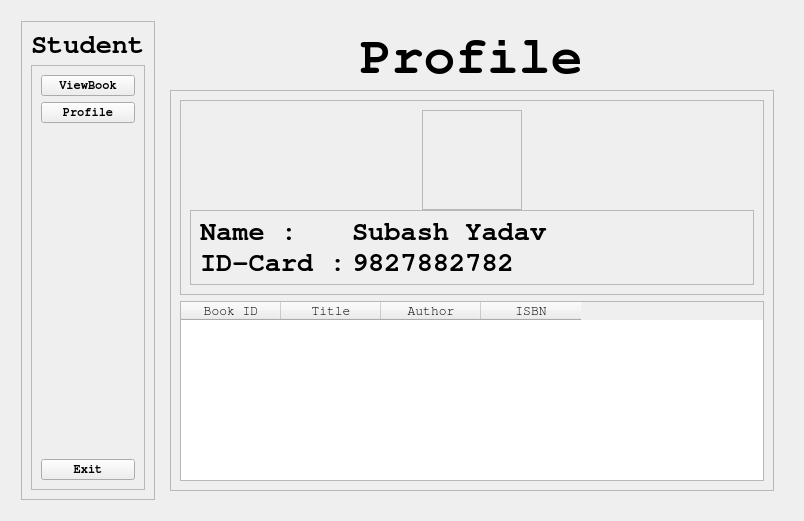
<?xml version="1.0" encoding="UTF-8"?>
<ui version="4.0">
 <class>Student</class>
 <widget class="QWidget" name="Student">
  <property name="enabled">
   <bool>true</bool>
  </property>
  <property name="geometry">
   <rect>
    <x>0</x>
    <y>0</y>
    <width>804</width>
    <height>521</height>
   </rect>
  </property>
  <property name="minimumSize">
   <size>
    <width>700</width>
    <height>500</height>
   </size>
  </property>
  <property name="windowTitle">
   <string>Form</string>
  </property>
  <layout class="QHBoxLayout" name="horizontalLayout_2">
   <item>
    <layout class="QHBoxLayout" name="horizontalLayout">
     <property name="sizeConstraint">
      <enum>QLayout::SetDefaultConstraint</enum>
     </property>
     <property name="leftMargin">
      <number>10</number>
     </property>
     <property name="topMargin">
      <number>10</number>
     </property>
     <property name="rightMargin">
      <number>10</number>
     </property>
     <property name="bottomMargin">
      <number>10</number>
     </property>
     <item>
      <widget class="QFrame" name="frame_2">
       <property name="frameShape">
        <enum>QFrame::StyledPanel</enum>
       </property>
       <property name="frameShadow">
        <enum>QFrame::Raised</enum>
       </property>
       <layout class="QVBoxLayout" name="verticalLayout">
        <item alignment="Qt::AlignHCenter|Qt::AlignTop">
         <widget class="QLabel" name="label_2">
          <property name="font">
           <font>
            <family>FreeMono</family>
            <pointsize>20</pointsize>
            <bold>true</bold>
           </font>
          </property>
          <property name="text">
           <string>Student</string>
          </property>
         </widget>
        </item>
        <item>
         <widget class="QFrame" name="frame_3">
          <property name="sizePolicy">
           <sizepolicy hsizetype="Preferred" vsizetype="Expanding">
            <horstretch>0</horstretch>
            <verstretch>0</verstretch>
           </sizepolicy>
          </property>
          <property name="font">
           <font>
            <family>FreeMono</family>
            <bold>true</bold>
           </font>
          </property>
          <property name="frameShape">
           <enum>QFrame::StyledPanel</enum>
          </property>
          <property name="frameShadow">
           <enum>QFrame::Raised</enum>
          </property>
          <layout class="QVBoxLayout" name="verticalLayout_3">
           <item>
            <widget class="QPushButton" name="ViewpushButton">
             <property name="text">
              <string>ViewBook</string>
             </property>
            </widget>
           </item>
           <item>
            <widget class="QPushButton" name="ProfilepushButton">
             <property name="text">
              <string>Profile</string>
             </property>
            </widget>
           </item>
           <item>
            <spacer name="verticalSpacer">
             <property name="orientation">
              <enum>Qt::Vertical</enum>
             </property>
             <property name="sizeHint" stdset="0">
              <size>
               <width>20</width>
               <height>40</height>
              </size>
             </property>
            </spacer>
           </item>
           <item>
            <widget class="QPushButton" name="Exit">
             <property name="text">
              <string>Exit</string>
             </property>
            </widget>
           </item>
          </layout>
         </widget>
        </item>
       </layout>
      </widget>
     </item>
     <item>
      <widget class="QStackedWidget" name="stackedWidget">
       <property name="currentIndex">
        <number>4</number>
       </property>
       <widget class="QWidget" name="ViewBookS">
        <layout class="QVBoxLayout" name="verticalLayout_2">
         <item alignment="Qt::AlignHCenter|Qt::AlignTop">
          <widget class="QLabel" name="label">
           <property name="font">
            <font>
             <family>FreeMono</family>
             <pointsize>30</pointsize>
             <bold>true</bold>
            </font>
           </property>
           <property name="text">
            <string>View Books Lists</string>
           </property>
          </widget>
         </item>
         <item>
          <widget class="QFrame" name="frame">
           <property name="sizePolicy">
            <sizepolicy hsizetype="Expanding" vsizetype="Expanding">
             <horstretch>0</horstretch>
             <verstretch>0</verstretch>
            </sizepolicy>
           </property>
           <property name="frameShape">
            <enum>QFrame::StyledPanel</enum>
           </property>
           <property name="frameShadow">
            <enum>QFrame::Raised</enum>
           </property>
           <layout class="QVBoxLayout" name="verticalLayout_9">
            <item>
             <widget class="QFrame" name="frame_15">
              <property name="minimumSize">
               <size>
                <width>0</width>
                <height>50</height>
               </size>
              </property>
              <property name="frameShape">
               <enum>QFrame::StyledPanel</enum>
              </property>
              <property name="frameShadow">
               <enum>QFrame::Raised</enum>
              </property>
              <layout class="QHBoxLayout" name="horizontalLayout_5">
               <item>
                <widget class="QLineEdit" name="SearchlineEdit">
                 <property name="placeholderText">
                  <string>Search</string>
                 </property>
                </widget>
               </item>
               <item>
                <widget class="QPushButton" name="SearchBookBtn">
                 <property name="text">
                  <string>Search</string>
                 </property>
                </widget>
               </item>
              </layout>
             </widget>
            </item>
            <item>
             <widget class="QTableWidget" name="bookTable">
              <column>
               <property name="text">
                <string>BookID</string>
               </property>
              </column>
              <column>
               <property name="text">
                <string>Title</string>
               </property>
              </column>
              <column>
               <property name="text">
                <string>Author</string>
               </property>
              </column>
              <column>
               <property name="text">
                <string>ISBN</string>
               </property>
              </column>
              <column>
               <property name="text">
                <string>Quantity</string>
               </property>
              </column>
              <column>
               <property name="text">
                <string>Available</string>
               </property>
              </column>
             </widget>
            </item>
           </layout>
          </widget>
         </item>
        </layout>
       </widget>
       <widget class="QWidget" name="SearchBookS">
        <layout class="QVBoxLayout" name="verticalLayout_5">
         <item alignment="Qt::AlignHCenter">
          <widget class="QLabel" name="label_3">
           <property name="font">
            <font>
             <family>FreeMono</family>
             <pointsize>40</pointsize>
             <bold>true</bold>
            </font>
           </property>
           <property name="text">
            <string>Search Book</string>
           </property>
          </widget>
         </item>
         <item>
          <widget class="QFrame" name="frame_5">
           <property name="sizePolicy">
            <sizepolicy hsizetype="Expanding" vsizetype="Expanding">
             <horstretch>0</horstretch>
             <verstretch>0</verstretch>
            </sizepolicy>
           </property>
           <property name="frameShape">
            <enum>QFrame::StyledPanel</enum>
           </property>
           <property name="frameShadow">
            <enum>QFrame::Raised</enum>
           </property>
           <widget class="QPushButton" name="pushButton">
            <property name="geometry">
             <rect>
              <x>470</x>
              <y>30</y>
              <width>82</width>
              <height>23</height>
             </rect>
            </property>
            <property name="font">
             <font>
              <family>FreeMono</family>
              <bold>true</bold>
             </font>
            </property>
            <property name="text">
             <string>Search</string>
            </property>
           </widget>
           <widget class="QLineEdit" name="lineEdit">
            <property name="geometry">
             <rect>
              <x>30</x>
              <y>30</y>
              <width>401</width>
              <height>23</height>
             </rect>
            </property>
            <property name="placeholderText">
             <string>Search</string>
            </property>
           </widget>
           <widget class="QFrame" name="frame_6">
            <property name="geometry">
             <rect>
              <x>30</x>
              <y>80</y>
              <width>541</width>
              <height>311</height>
             </rect>
            </property>
            <property name="font">
             <font>
              <family>FreeMono</family>
              <pointsize>15</pointsize>
              <bold>true</bold>
             </font>
            </property>
            <property name="frameShape">
             <enum>QFrame::StyledPanel</enum>
            </property>
            <property name="frameShadow">
             <enum>QFrame::Raised</enum>
            </property>
            <layout class="QFormLayout" name="formLayout_2">
             <item row="0" column="0">
              <widget class="QLabel" name="label_14">
               <property name="text">
                <string>BookID :</string>
               </property>
              </widget>
             </item>
             <item row="1" column="0">
              <widget class="QLabel" name="label_15">
               <property name="text">
                <string>Title :</string>
               </property>
              </widget>
             </item>
             <item row="3" column="0">
              <widget class="QLabel" name="label_16">
               <property name="text">
                <string>ISBN :</string>
               </property>
              </widget>
             </item>
             <item row="4" column="0">
              <widget class="QLabel" name="label_17">
               <property name="text">
                <string>Avalible :</string>
               </property>
              </widget>
             </item>
             <item row="0" column="1">
              <widget class="QLabel" name="label_18">
               <property name="text">
                <string>1001</string>
               </property>
              </widget>
             </item>
             <item row="1" column="1">
              <widget class="QLabel" name="label_19">
               <property name="text">
                <string>Ramayan</string>
               </property>
              </widget>
             </item>
             <item row="3" column="1">
              <widget class="QLabel" name="label_20">
               <property name="text">
                <string>9876543-001</string>
               </property>
              </widget>
             </item>
             <item row="4" column="1">
              <widget class="QLabel" name="label_21">
               <property name="text">
                <string>12 pic</string>
               </property>
              </widget>
             </item>
             <item row="2" column="0">
              <widget class="QLabel" name="label_22">
               <property name="text">
                <string>Author :</string>
               </property>
              </widget>
             </item>
             <item row="2" column="1">
              <widget class="QLabel" name="label_23">
               <property name="text">
                <string>Balmaki</string>
               </property>
              </widget>
             </item>
            </layout>
           </widget>
          </widget>
         </item>
        </layout>
       </widget>
       <widget class="QWidget" name="GetBooks">
        <layout class="QVBoxLayout" name="verticalLayout_6">
         <item alignment="Qt::AlignHCenter|Qt::AlignTop">
          <widget class="QLabel" name="label_24">
           <property name="font">
            <font>
             <family>FreeMono</family>
             <pointsize>40</pointsize>
             <bold>true</bold>
            </font>
           </property>
           <property name="text">
            <string>Get Book's</string>
           </property>
          </widget>
         </item>
         <item>
          <widget class="QFrame" name="frame_7">
           <property name="sizePolicy">
            <sizepolicy hsizetype="Expanding" vsizetype="Expanding">
             <horstretch>0</horstretch>
             <verstretch>0</verstretch>
            </sizepolicy>
           </property>
           <property name="frameShape">
            <enum>QFrame::StyledPanel</enum>
           </property>
           <property name="frameShadow">
            <enum>QFrame::Raised</enum>
           </property>
           <layout class="QVBoxLayout" name="verticalLayout_7">
            <item>
             <widget class="QFrame" name="frame_8">
              <property name="sizePolicy">
               <sizepolicy hsizetype="Preferred" vsizetype="Preferred">
                <horstretch>0</horstretch>
                <verstretch>0</verstretch>
               </sizepolicy>
              </property>
              <property name="font">
               <font>
                <family>FreeMono</family>
                <pointsize>15</pointsize>
                <bold>true</bold>
               </font>
              </property>
              <property name="frameShape">
               <enum>QFrame::StyledPanel</enum>
              </property>
              <property name="frameShadow">
               <enum>QFrame::Raised</enum>
              </property>
              <layout class="QFormLayout" name="formLayout_3">
               <item row="0" column="0">
                <widget class="QLabel" name="label_25">
                 <property name="text">
                  <string>Book ID :</string>
                 </property>
                </widget>
               </item>
               <item row="0" column="1">
                <widget class="QLineEdit" name="bookIDlineEdit">
                 <property name="placeholderText">
                  <string>1001</string>
                 </property>
                </widget>
               </item>
               <item row="1" column="0">
                <widget class="QLabel" name="label_26">
                 <property name="text">
                  <string>Title :</string>
                 </property>
                </widget>
               </item>
               <item row="2" column="0">
                <widget class="QLabel" name="label_27">
                 <property name="text">
                  <string>ISBN :</string>
                 </property>
                </widget>
               </item>
               <item row="3" column="0">
                <widget class="QLabel" name="label_28">
                 <property name="text">
                  <string>Author :</string>
                 </property>
                </widget>
               </item>
               <item row="1" column="1">
                <widget class="QLineEdit" name="titlelineEdit">
                 <property name="text">
                  <string/>
                 </property>
                 <property name="placeholderText">
                  <string>Ramayan</string>
                 </property>
                </widget>
               </item>
               <item row="2" column="1">
                <widget class="QLineEdit" name="isbnlineEdit">
                 <property name="placeholderText">
                  <string>98765432-01</string>
                 </property>
                </widget>
               </item>
               <item row="3" column="1">
                <widget class="QLineEdit" name="autherlineEdit">
                 <property name="placeholderText">
                  <string>Balmaki</string>
                 </property>
                </widget>
               </item>
              </layout>
             </widget>
            </item>
            <item>
             <widget class="QFrame" name="frame_9">
              <property name="font">
               <font>
                <family>FreeMono</family>
                <pointsize>20</pointsize>
                <bold>true</bold>
               </font>
              </property>
              <property name="frameShape">
               <enum>QFrame::StyledPanel</enum>
              </property>
              <property name="frameShadow">
               <enum>QFrame::Raised</enum>
              </property>
              <layout class="QHBoxLayout" name="horizontalLayout_3">
               <item alignment="Qt::AlignHCenter">
                <widget class="QPushButton" name="pushButton_2">
                 <property name="text">
                  <string>Cancel</string>
                 </property>
                </widget>
               </item>
               <item alignment="Qt::AlignHCenter">
                <widget class="QPushButton" name="pushButton_3">
                 <property name="text">
                  <string>Get's</string>
                 </property>
                </widget>
               </item>
              </layout>
             </widget>
            </item>
            <item>
             <widget class="QFrame" name="frame_10">
              <property name="frameShape">
               <enum>QFrame::StyledPanel</enum>
              </property>
              <property name="frameShadow">
               <enum>QFrame::Raised</enum>
              </property>
              <widget class="QLabel" name="label_29">
               <property name="geometry">
                <rect>
                 <x>10</x>
                 <y>80</y>
                 <width>441</width>
                 <height>20</height>
                </rect>
               </property>
               <property name="text">
                <string>[+]Book-Status</string>
               </property>
              </widget>
             </widget>
            </item>
           </layout>
          </widget>
         </item>
        </layout>
       </widget>
       <widget class="QWidget" name="ReturnBooks">
        <layout class="QVBoxLayout" name="verticalLayout_8">
         <item alignment="Qt::AlignHCenter|Qt::AlignTop">
          <widget class="QLabel" name="label_4">
           <property name="font">
            <font>
             <family>FreeMono</family>
             <pointsize>40</pointsize>
             <bold>true</bold>
            </font>
           </property>
           <property name="text">
            <string>Return Books</string>
           </property>
          </widget>
         </item>
         <item>
          <widget class="QFrame" name="frame_11">
           <property name="sizePolicy">
            <sizepolicy hsizetype="Expanding" vsizetype="Expanding">
             <horstretch>0</horstretch>
             <verstretch>0</verstretch>
            </sizepolicy>
           </property>
           <property name="frameShape">
            <enum>QFrame::StyledPanel</enum>
           </property>
           <property name="frameShadow">
            <enum>QFrame::Raised</enum>
           </property>
           <widget class="QFrame" name="frame_12">
            <property name="geometry">
             <rect>
              <x>10</x>
              <y>6</y>
              <width>590</width>
              <height>150</height>
             </rect>
            </property>
            <property name="sizePolicy">
             <sizepolicy hsizetype="Preferred" vsizetype="Preferred">
              <horstretch>0</horstretch>
              <verstretch>0</verstretch>
             </sizepolicy>
            </property>
            <property name="font">
             <font>
              <family>FreeMono</family>
              <pointsize>15</pointsize>
              <bold>true</bold>
             </font>
            </property>
            <property name="frameShape">
             <enum>QFrame::StyledPanel</enum>
            </property>
            <property name="frameShadow">
             <enum>QFrame::Raised</enum>
            </property>
            <layout class="QFormLayout" name="formLayout_4">
             <item row="0" column="0">
              <widget class="QLabel" name="label_30">
               <property name="text">
                <string>Book ID :</string>
               </property>
              </widget>
             </item>
             <item row="0" column="1">
              <widget class="QLineEdit" name="lineEdit_6">
               <property name="placeholderText">
                <string>1001</string>
               </property>
              </widget>
             </item>
             <item row="1" column="0">
              <widget class="QLabel" name="label_31">
               <property name="text">
                <string>Title :</string>
               </property>
              </widget>
             </item>
             <item row="1" column="1">
              <widget class="QLineEdit" name="lineEdit_7">
               <property name="text">
                <string/>
               </property>
               <property name="placeholderText">
                <string>Ramayan</string>
               </property>
              </widget>
             </item>
             <item row="2" column="0">
              <widget class="QLabel" name="label_32">
               <property name="text">
                <string>ISBN :</string>
               </property>
              </widget>
             </item>
             <item row="2" column="1">
              <widget class="QLineEdit" name="lineEdit_8">
               <property name="placeholderText">
                <string>98765432-01</string>
               </property>
              </widget>
             </item>
            </layout>
           </widget>
           <widget class="QFrame" name="frame_13">
            <property name="geometry">
             <rect>
              <x>10</x>
              <y>162</y>
              <width>590</width>
              <height>112</height>
             </rect>
            </property>
            <property name="font">
             <font>
              <family>FreeMono</family>
              <pointsize>20</pointsize>
              <bold>true</bold>
             </font>
            </property>
            <property name="frameShape">
             <enum>QFrame::StyledPanel</enum>
            </property>
            <property name="frameShadow">
             <enum>QFrame::Raised</enum>
            </property>
            <layout class="QHBoxLayout" name="horizontalLayout_4">
             <item alignment="Qt::AlignHCenter">
              <widget class="QPushButton" name="pushButton_4">
               <property name="text">
                <string>Cancel</string>
               </property>
              </widget>
             </item>
             <item alignment="Qt::AlignHCenter">
              <widget class="QPushButton" name="pushButton_5">
               <property name="text">
                <string>Return</string>
               </property>
              </widget>
             </item>
            </layout>
           </widget>
           <widget class="QFrame" name="frame_14">
            <property name="geometry">
             <rect>
              <x>10</x>
              <y>280</y>
              <width>590</width>
              <height>112</height>
             </rect>
            </property>
            <property name="frameShape">
             <enum>QFrame::StyledPanel</enum>
            </property>
            <property name="frameShadow">
             <enum>QFrame::Raised</enum>
            </property>
            <widget class="QLabel" name="label_34">
             <property name="geometry">
              <rect>
               <x>10</x>
               <y>80</y>
               <width>441</width>
               <height>20</height>
              </rect>
             </property>
             <property name="text">
              <string>[+]Book-Status</string>
             </property>
            </widget>
           </widget>
          </widget>
         </item>
        </layout>
       </widget>
       <widget class="QWidget" name="ProfileS">
        <layout class="QVBoxLayout" name="verticalLayout_4">
         <item alignment="Qt::AlignHCenter|Qt::AlignTop">
          <widget class="QLabel" name="label_5">
           <property name="font">
            <font>
             <family>FreeMono</family>
             <pointsize>40</pointsize>
             <bold>true</bold>
            </font>
           </property>
           <property name="text">
            <string>Profile</string>
           </property>
          </widget>
         </item>
         <item>
          <widget class="QFrame" name="frame_4">
           <property name="sizePolicy">
            <sizepolicy hsizetype="Expanding" vsizetype="Expanding">
             <horstretch>0</horstretch>
             <verstretch>0</verstretch>
            </sizepolicy>
           </property>
           <property name="font">
            <font>
             <family>FreeMono</family>
             <pointsize>20</pointsize>
             <bold>true</bold>
            </font>
           </property>
           <property name="frameShape">
            <enum>QFrame::StyledPanel</enum>
           </property>
           <property name="frameShadow">
            <enum>QFrame::Raised</enum>
           </property>
           <layout class="QVBoxLayout" name="verticalLayout_10">
            <item>
             <widget class="QFrame" name="frame_16">
              <property name="minimumSize">
               <size>
                <width>0</width>
                <height>130</height>
               </size>
              </property>
              <property name="frameShape">
               <enum>QFrame::StyledPanel</enum>
              </property>
              <property name="frameShadow">
               <enum>QFrame::Raised</enum>
              </property>
              <layout class="QVBoxLayout" name="verticalLayout_11">
               <item alignment="Qt::AlignHCenter|Qt::AlignVCenter">
                <widget class="QFrame" name="frame_17">
                 <property name="minimumSize">
                  <size>
                   <width>100</width>
                   <height>100</height>
                  </size>
                 </property>
                 <property name="maximumSize">
                  <size>
                   <width>100</width>
                   <height>100</height>
                  </size>
                 </property>
                 <property name="styleSheet">
                  <string notr="true">QFrame{
border-image: url(:/image/vecteezy_male-and-female-symbol-human-profile-icon-or-people-icon_3543440.jpg);}</string>
                 </property>
                 <property name="frameShape">
                  <enum>QFrame::StyledPanel</enum>
                 </property>
                 <property name="frameShadow">
                  <enum>QFrame::Raised</enum>
                 </property>
                </widget>
               </item>
               <item>
                <widget class="QFrame" name="frame_18">
                 <property name="minimumSize">
                  <size>
                   <width>0</width>
                   <height>75</height>
                  </size>
                 </property>
                 <property name="maximumSize">
                  <size>
                   <width>16777215</width>
                   <height>200</height>
                  </size>
                 </property>
                 <property name="frameShape">
                  <enum>QFrame::StyledPanel</enum>
                 </property>
                 <property name="frameShadow">
                  <enum>QFrame::Raised</enum>
                 </property>
                 <layout class="QFormLayout" name="formLayout">
                  <item row="0" column="0">
                   <widget class="QLabel" name="label_6">
                    <property name="text">
                     <string>Name :</string>
                    </property>
                   </widget>
                  </item>
                  <item row="0" column="1">
                   <widget class="QLabel" name="c_name">
                    <property name="text">
                     <string>Subash Yadav</string>
                    </property>
                   </widget>
                  </item>
                  <item row="1" column="0">
                   <widget class="QLabel" name="label_8">
                    <property name="text">
                     <string>ID-Card :</string>
                    </property>
                   </widget>
                  </item>
                  <item row="1" column="1">
                   <widget class="QLabel" name="c_Id">
                    <property name="text">
                     <string>9827882782</string>
                    </property>
                   </widget>
                  </item>
                 </layout>
                </widget>
               </item>
              </layout>
             </widget>
            </item>
            <item>
             <widget class="QTableWidget" name="pBookTable">
              <property name="sizeIncrement">
               <size>
                <width>0</width>
                <height>0</height>
               </size>
              </property>
              <property name="font">
               <font>
                <family>Cantarell</family>
                <pointsize>10</pointsize>
                <bold>false</bold>
               </font>
              </property>
              <column>
               <property name="text">
                <string>Book ID</string>
               </property>
              </column>
              <column>
               <property name="text">
                <string>Title</string>
               </property>
              </column>
              <column>
               <property name="text">
                <string>Author</string>
               </property>
              </column>
              <column>
               <property name="text">
                <string>ISBN</string>
               </property>
              </column>
             </widget>
            </item>
           </layout>
          </widget>
         </item>
        </layout>
       </widget>
      </widget>
     </item>
    </layout>
   </item>
  </layout>
 </widget>
 <resources/>
 <connections/>
</ui>
